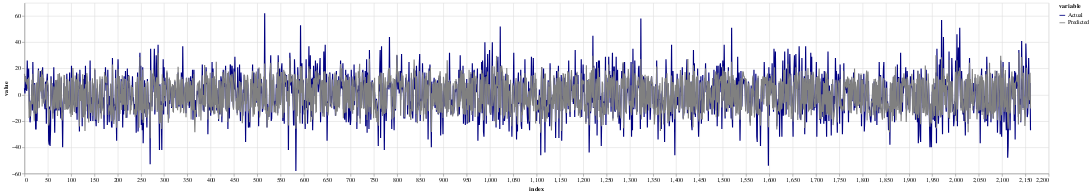

Write notebook code for a chart like this one.
### Code cell
domain = ['Actual', 'Predicted']
range_ = ['navy', 'gray']

alt.Chart(lr_melted_df).mark_line().encode(
    x='index',
    y='value',
    # color=alt.Color('variable', scale=alt.Scale(scheme='dark2'))
    color=alt.Color('variable', scale=alt.Scale(domain=domain,range=range_))
).properties(
    width=1800,
    height=300
)

### Figure 1 — Vega-Lite specification as saved in the notebook (floating-point values rounded to 4 significant figures; data arrays with more than 128 entries replaced by an {"elided": "..."} marker saying what was removed)
{"config": {"view": {"continuousWidth": 400, "continuousHeight": 300}}, "data": {"name": "data-55d2663f1573b24a3e79cad8ecbef189"}, "mark": "line", "encoding": {"color": {"field": "variable", "scale": {"domain": ["Actual", "Predicted"], "range": ["navy", "gray"]}, "type": "nominal"}, "x": {"field": "index", "type": "quantitative"}, "y": {"field": "value", "type": "quantitative"}}, "height": 300, "width": 1800, "$schema": "https://vega.github.io/schema/vega-lite/v4.17.0.json", "datasets": {"data-55d2663f1573b24a3e79cad8ecbef189": {"elided": "4322 records"}}}
